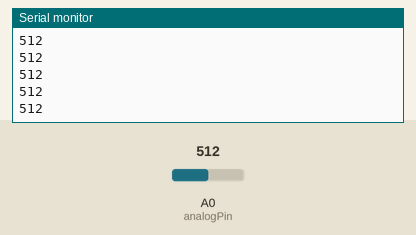
A sketch run on a simulated Arduino Uno, built with avr-gcc and run on an emulated ATmega328P. Parts: the last lines printed to the serial monitor. Inputs (shaded band) come from the test bench; at power-on: A0 (analogPin) = 512.

Above: at 1.2 s.
1.3 s: A0 (analogPin) set to 716
At 1.33 s:
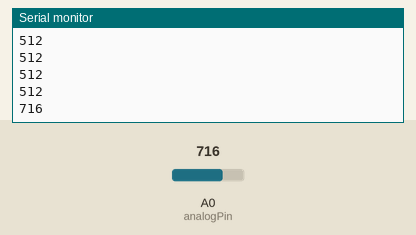
2.8 s: A0 (analogPin) set to 900
At 2.84 s:
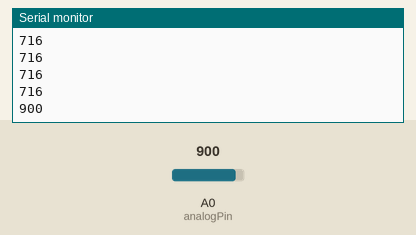
Timing chart, 0 to 5.8 s (numbered marks = the images above; inputs shaded):
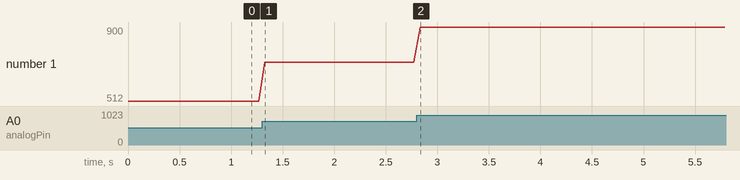

The sketch:

ForceSensitiveResister.ino
```cpp
int analogPin=A0 ;

void setup() {
  Serial.begin(9600);
}

void loop() {
  Serial.println(analogRead(analogPin));
  delay(60);
}
```

Measured:
- after the input at 1.3 s, the serial monitor: prints a new line at once (image 1)
- after the input at 2.8 s, the serial monitor: prints a new line at once (image 2)
- plotted number 1: 512 → 716 after the input at 1.3 s, 716 → 900 after the input at 2.8 s
